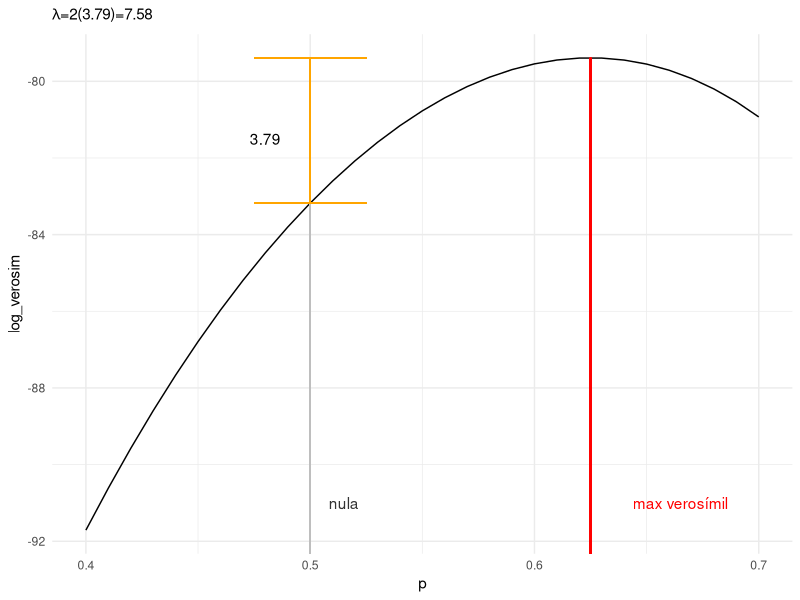
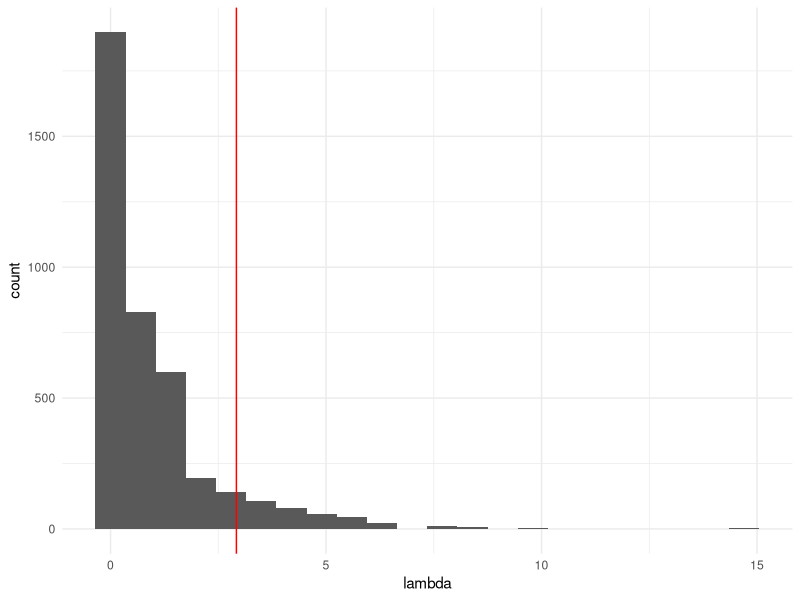
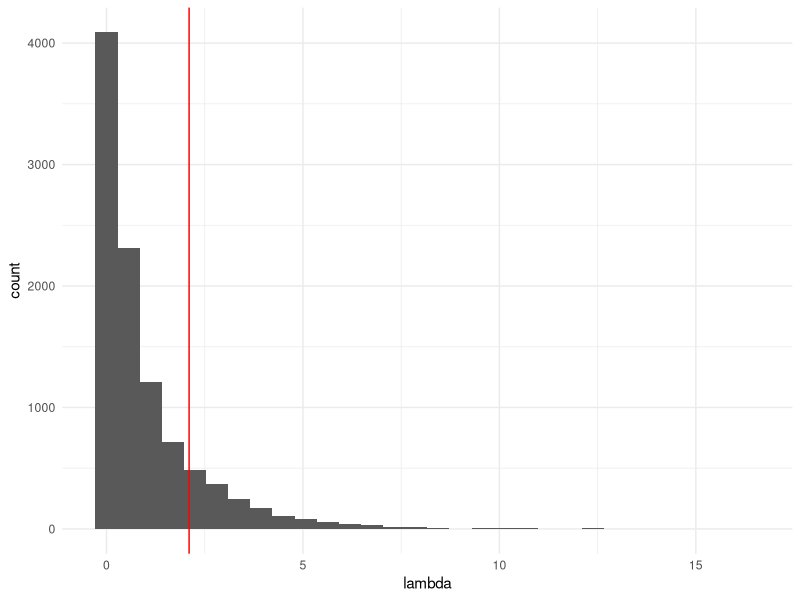
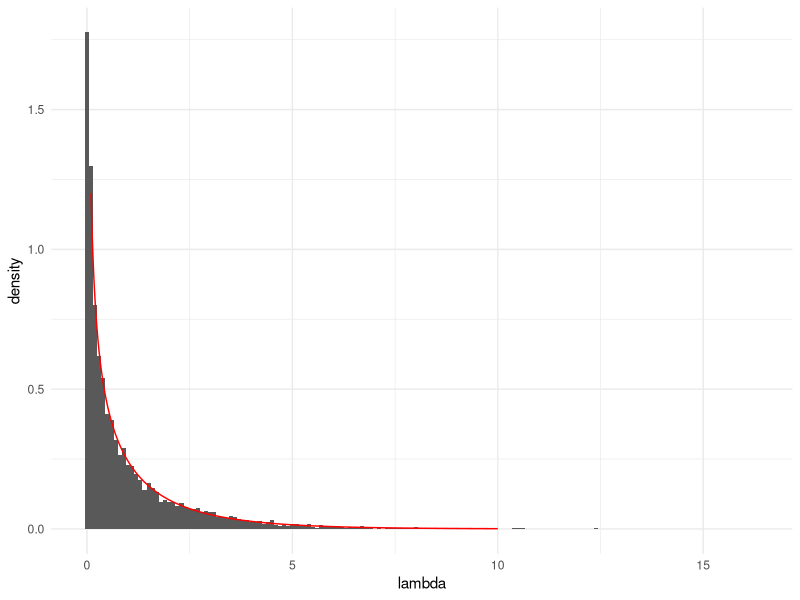
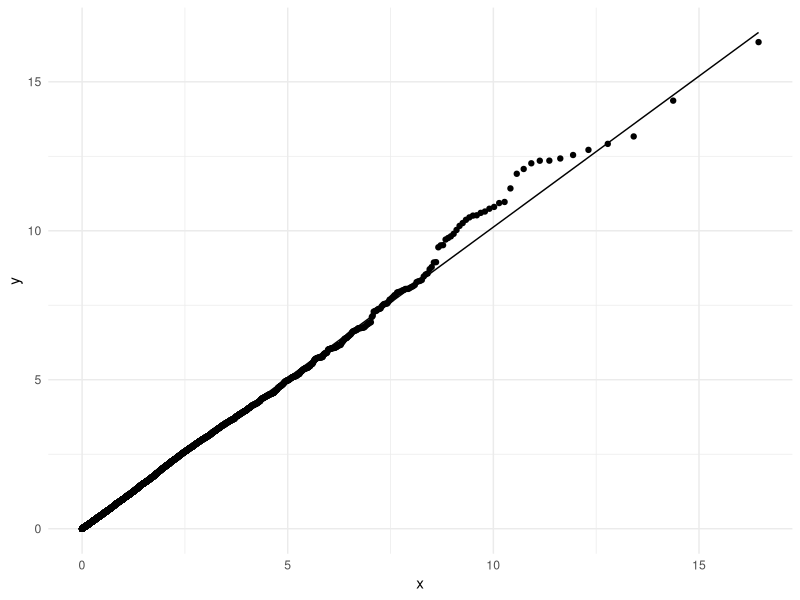
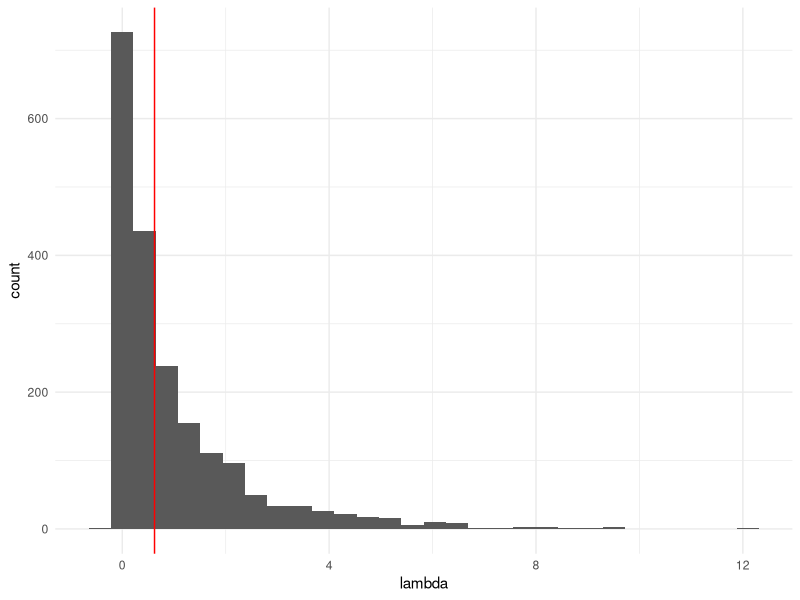
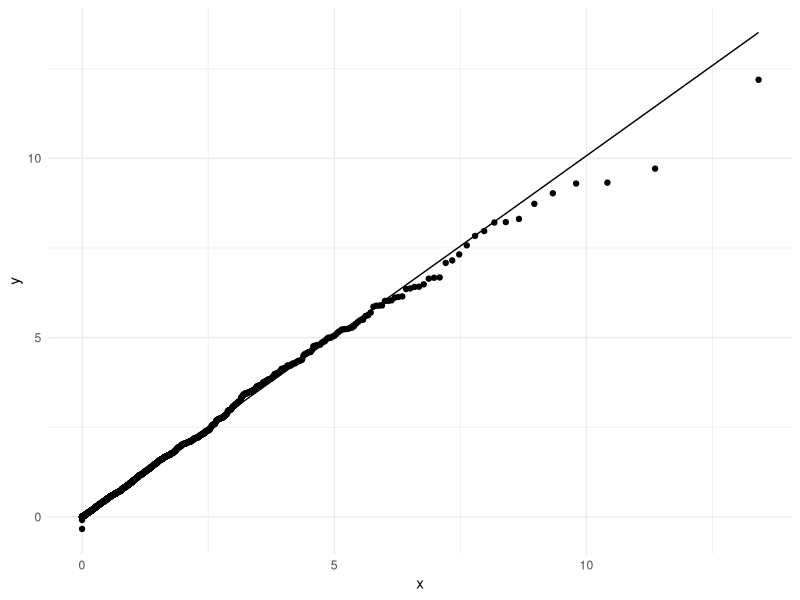

Reproduce these figures in R, in order.
## ---- chunk 1
library(tidyverse)
library(patchwork)
knitr::opts_chunk$set(echo = TRUE, message = FALSE, warning=FALSE, fig.align = 'center', fig.width = 5, fig.height=3)
comma <- function(x) format(x, digits = 2, big.mark = ",")
theme_set(theme_minimal())
## ---- chunk 2
set.seed(29)
muestra_edomex <- read_csv("data/enlace.csv") %>% 
  filter(estado == "ESTADO DE MEXICO") %>% 
  sample_n(180)
resumen <- muestra_edomex %>% 
  summarise(media = mean(mate_6), s = sd(mate_6), n = n()) %>% 
  mutate(ee = s / sqrt(n))
resumen
## ---- chunk 3
dif <- (resumen %>% pull(media)) - 454
ee <- resumen %>% pull(ee)
w <- dif / ee
p <- 2 * (1 - pnorm(abs(w)))
p
## ---- chunk 4
p_hat <- 47 / 80
ee <- sqrt(p_hat * (1 - p_hat) / 80)
## ---- chunk 5
w <- (p_hat - 0.5) / ee
w
## ---- chunk 6
valor_p <- 2 * (1 - pnorm(abs(w)))
valor_p
## ---- chunk 7
n_1 <- 100
n_2 <- 250
p_hat_1 <- 0.86
p_hat_2 <- 0.90
ee <- sqrt(p_hat_1 * (1 - p_hat_1) / n_1 + p_hat_2 * (1 - p_hat_2) / n_2)
delta = p_hat_1 - p_hat_2
w  <- delta / ee
w
## ---- chunk 8
2 * (1 - pnorm(abs(w)))
## ---- chunk 9
set.seed(31521)
datos_clasif <- tibble(x = rep(1, 135), y = rep(1, 135)) %>% 
  bind_rows(tibble(x = rep(0, 65), y = rep(1, 65))) %>% 
  bind_rows(tibble(x = rep(1, 40), y = rep(0, 40))) %>% 
  bind_rows(tibble(x = rep(1 ,100), y = rep(1, 100))) %>%
  sample_n(300) %>% 
  mutate(caso = as.character(1: 300)) %>% 
  select(caso, x, y)
## ---- chunk 10
datos_clasif %>% head
## ---- chunk 11
datos_clasif <- datos_clasif %>% 
  mutate(d = x - y)
datos_clasif %>% head
## ---- chunk 12
medias_tbl <- 
  datos_clasif %>% summarise(across(where(is.numeric), mean, .names = "{col}_hat"))
d_hat <- pull(medias_tbl, d_hat)
medias_tbl
## ---- chunk 13
ee <- datos_clasif %>% 
  mutate(d_hat = mean(d)) %>% 
  mutate(dif_2 = (d - d_hat)) %>% 
  summarise(ee = sd(dif_2) / sqrt(n())) %>% 
  pull(ee)
ee  
## ---- chunk 14
w <- d_hat / ee
valor_p <- 2 * (1 - pnorm(abs(w)))
c(w = w, valor_p = valor_p) %>% round(3)
## ---- chunk 15
log_verosim <- function(p){
  75 * log(p) + (120 - 75) * log(1 - p)
}
verosim_tbl <- tibble(p = seq(0.4, 0.7, 0.01)) %>% 
  mutate(log_verosim = log_verosim(p))
ggplot(verosim_tbl, aes(x = p, y = log_verosim)) +
  geom_line() +
  geom_segment(x = 75/120, xend = 75/120, y = -130, yend = log_verosim(75/120), colour = "red") +
  geom_segment(x = 0.5, xend = 0.5, y = -130, yend = log_verosim(0.5), colour = "gray") +
  geom_errorbar(aes(x = 0.5,  ymin = log_verosim(0.5), ymax = log_verosim(75/120)), 
               colour = "orange", width = 0.05) +
  annotate("text", x = 0.48, y = -81.5, label = "3.79") +
  annotate("text", x = 0.515, y = -91, label ="nula", colour = "gray20") +
  annotate("text", x = 0.665, y = -91, label ="max verosímil", colour = "red") +
  labs(subtitle = expression(paste(lambda, "=2(3.79)=7.58"))) 
  
  
## ---- chunk 16
n_volados <- 120 # número de volados
simulados_nula <- rbinom(4000, n_volados, p = 0.5)
lambda <- function(n, x, p_0 = 0.5){
  # estimador de max verosim
  p_mv <- x / n 
  # log verosimilitud bajo mv
  log_p_mv <- x * log(p_mv) + (n - x) * log(1 - p_mv)
  # log verosimllitud bajo nula
  log_p_nula <- x * log(p_0) + (n - x) * log(1 - p_0)
  lambda <- 2*(log_p_mv - log_p_nula)
  lambda
}
lambda_obs <- lambda(n_volados, 75, 0.5)
sims_tbl <- tibble(sim_x = simulados_nula) %>% 
  mutate(lambda = map_dbl(sim_x, ~ lambda(n_volados, .x, p_0 = 0.5)))
ggplot(sims_tbl, aes(x = lambda)) + 
  geom_histogram(binwidth = 0.7) +
  geom_vline(xintercept = 2.92, colour = "red")
## ---- chunk 17
valor_p <- mean(sims_tbl$lambda >= lambda_obs)
valor_p
## ---- chunk 18
set.seed(3341)
n_muestra <- 100
muestra_1 <- rnorm(n_muestra, 7.9, 1)
## ---- chunk 19
crear_log_p <- function(x){
  # crear log verosim para dos muestras normales independientes.
  log_p <- function(params){
    mu <- params[1]
    log_vero <- dnorm(x, mean = mu, sd = 1, log = TRUE) %>% sum
    log_vero
  }
}
lambda_calc <- function(muestra, crear_log_p){
  log_p <- crear_log_p(muestra)
  res <- optim(c(0), log_p, control = list(fnscale = -1))
  lambda_mv <- log_p(res$par)
  lambda_nula <- log_p(8.0)
  lambda <- 2 * (lambda_mv - lambda_nula)
  lambda
}
lambda <- lambda_calc(muestra_1, crear_log_p)
lambda
## ---- chunk 20
sims_nula <- map(1:10000, ~ rnorm(n_muestra, 8, 1))
lambda_nula_sim <- map_dbl(sims_nula, ~ lambda_calc(.x, crear_log_p))
tibble(lambda = lambda_nula_sim) %>% 
  ggplot(aes(x = lambda)) + geom_histogram() +
  geom_vline(xintercept = lambda, colour = "red") 
## ---- chunk 21
valor_p <- mean(lambda_nula_sim >= lambda)
valor_p
## ---- chunk 22
teorica <- tibble(x = seq(0.1, 10, 0.01)) %>% 
  mutate(f_chi_1 = dchisq(x, df = 1))
tibble(lambda = lambda_nula_sim) %>% 
  ggplot() + geom_histogram(aes(x = lambda, y = ..density..), binwidth = 0.1) +
  geom_line(data = teorica, aes(x = x, y = f_chi_1), colour = "red") 
## ---- chunk 23
tibble(lambda = lambda_nula_sim) %>% 
  ggplot(aes(sample = lambda)) +
  geom_qq(distribution = stats::qchisq, dparams = list(df = 1)) +
  geom_qq_line(distribution = stats::qchisq, dparams = list(df = 1)) 
## ---- chunk 24
set.seed(223)
muestra_1 <- rnorm(80, 0.8, 0.2)
muestra_2 <- rnorm(120, 0.8, 0.4)
## ---- chunk 25
crear_log_p <- function(x, y){
  # crear log verosim para dos muestras normales independientes.
  log_p <- function(params){
    mu_1 <- params[1]
    mu_2 <- params[2]
    sigma_1 <- params[3]
    sigma_2 <- params[4]
    log_vero_1 <- dnorm(x, mean = mu_1, sd = sigma_1, log = TRUE) %>% sum
    log_vero_2 <- dnorm(y, mean = mu_2, sd = sigma_2, log = TRUE) %>% sum
    log_vero <- log_vero_1 + log_vero_2 #se suman por independiencia
    log_vero
  }
}
log_p <- crear_log_p(muestra_1, muestra_2)
## ---- chunk 26
crear_log_p_nula <- function(x, y){
  log_p <- function(params){
    # misma media
    mu <- params[1]
    sigma_1 <- params[2]
    sigma_2 <- params[3]
    log_vero_1 <- dnorm(x, mean = mu, sd = sigma_1, log = TRUE) %>% sum
    log_vero_2 <- dnorm(y, mean = mu, sd = sigma_2, log = TRUE) %>% sum
    log_vero <- log_vero_1 + log_vero_2 #se suman por independiencia
    log_vero
  }
}
log_p_nula <- crear_log_p_nula(muestra_1, muestra_2)
## ---- chunk 27
res <- optim(c(0, 0, 1, 1), log_p, method = "Nelder-Mead", 
             control = list(fnscale = -1))
res$convergence
est_mv <- res$par
names(est_mv) <- c("mu_1", "mu_2", "sigma_1", "sigma_2")
est_mv
## ---- chunk 28
lambda_1 <- log_p(est_mv)
lambda_1
## ---- chunk 29
res <- optim(c(0, 1, 1), log_p_nula, method = "Nelder-Mead", 
             control = list(fnscale = -1))
res$convergence
est_mv_nula <- res$par
names(est_mv) <- c("mu", "sigma_1", "sigma_2")
est_mv_nula
## ---- chunk 30
lambda_2 <- log_p_nula(est_mv_nula)
lambda_2
## ---- chunk 31
lambda <- 2 * (lambda_1 - lambda_2)
lambda
## ---- chunk 32
simular_boot <- function(n_1, n_2, est_mv_nula){
  x <- rnorm(n_1, est_mv_nula[1], est_mv_nula[2])
  y <- rnorm(n_2, est_mv_nula[1], est_mv_nula[3])
  list(x = x, y = y)
}
lambda_nula_sim <- function(est_mv_nula){
  muestras <- simular_boot(80, 120, est_mv_nula)
  x <- muestras$x
  y <- muestras$y
  log_p <- crear_log_p(x, y)
  log_p_nula <- crear_log_p_nula(x, y)
  est_1 <- optim(c(0,0,1,1), log_p, control = list(fnscale = -1))
  est_2 <- optim(c(0,1,1), log_p_nula, control = list(fnscale = -1))
  lambda <- 2*(log_p(est_1$par) - log_p_nula(est_2$par))
  lambda
}
lambda_sim <- map_dbl(1:2000, ~ lambda_nula_sim(est_mv_nula = est_mv_nula))
## ---- chunk 33
tibble(lambda = lambda_sim) %>% 
  ggplot(aes(x = lambda)) +
  geom_histogram() +
  geom_vline(xintercept = lambda, colour = "red")
## ---- chunk 34
mean(lambda_sim > lambda)
## ---- chunk 35
tibble(lambda = lambda_sim) %>% 
  ggplot(aes(sample = lambda)) +
  geom_qq(distribution = stats::qchisq, dparams = list(df = 1)) +
  geom_qq_line(distribution = stats::qchisq, dparams = list(df = 1))

## ---- chunk 36
pchisq(lambda, df =1, lower.tail = FALSE)
